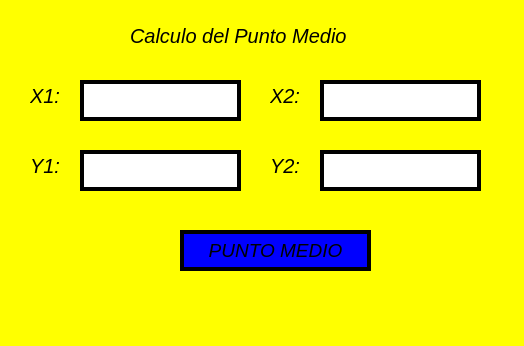
<?xml version="1.0" encoding="UTF-8"?>
<ui version="4.0">
 <class>MainWindow</class>
 <widget class="QMainWindow" name="MainWindow">
  <property name="geometry">
   <rect>
    <x>0</x>
    <y>0</y>
    <width>524</width>
    <height>346</height>
   </rect>
  </property>
  <property name="windowTitle">
   <string>MainWindow</string>
  </property>
  <property name="styleSheet">
   <string notr="true">background: color yellow
</string>
  </property>
  <widget class="QWidget" name="centralwidget">
   <widget class="QLabel" name="label_5">
    <property name="geometry">
     <rect>
      <x>270</x>
      <y>150</y>
      <width>41</width>
      <height>31</height>
     </rect>
    </property>
    <property name="font">
     <font>
      <family>MS Sans Serif</family>
      <pointsize>15</pointsize>
      <weight>50</weight>
      <italic>true</italic>
      <bold>false</bold>
     </font>
    </property>
    <property name="styleSheet">
     <string notr="true">font: italic 15pt &quot;MS Sans Serif&quot;;</string>
    </property>
    <property name="text">
     <string>Y2:</string>
    </property>
   </widget>
   <widget class="QLabel" name="label">
    <property name="geometry">
     <rect>
      <x>30</x>
      <y>80</y>
      <width>51</width>
      <height>31</height>
     </rect>
    </property>
    <property name="font">
     <font>
      <family>MS Sans Serif</family>
      <pointsize>15</pointsize>
      <weight>50</weight>
      <italic>true</italic>
      <bold>false</bold>
     </font>
    </property>
    <property name="styleSheet">
     <string notr="true">font: italic 15pt &quot;MS Sans Serif&quot;;</string>
    </property>
    <property name="text">
     <string>X1:</string>
    </property>
   </widget>
   <widget class="QLineEdit" name="txt_punto2X">
    <property name="geometry">
     <rect>
      <x>320</x>
      <y>80</y>
      <width>161</width>
      <height>41</height>
     </rect>
    </property>
    <property name="font">
     <font>
      <pointsize>15</pointsize>
      <weight>50</weight>
      <bold>false</bold>
     </font>
    </property>
    <property name="styleSheet">
     <string notr="true">border: 4px solid black;
background-color: white;
border_radius: 4px;</string>
    </property>
    <property name="text">
     <string/>
    </property>
   </widget>
   <widget class="QPushButton" name="btn_calcular">
    <property name="geometry">
     <rect>
      <x>180</x>
      <y>230</y>
      <width>191</width>
      <height>41</height>
     </rect>
    </property>
    <property name="font">
     <font>
      <family>MS Sans Serif</family>
      <pointsize>14</pointsize>
      <weight>9</weight>
      <italic>true</italic>
      <bold>false</bold>
     </font>
    </property>
    <property name="styleSheet">
     <string notr="true">background:color blue;
font: 75 italic 15pt &quot;MS Sans Serif&quot;;
font: 75 italic 14pt &quot;MS Sans Serif&quot;;
border: 4px solid black;
border_radius: 25px;
</string>
    </property>
    <property name="text">
     <string>PUNTO MEDIO</string>
    </property>
   </widget>
   <widget class="QLineEdit" name="txt_punto2Y">
    <property name="geometry">
     <rect>
      <x>320</x>
      <y>150</y>
      <width>161</width>
      <height>41</height>
     </rect>
    </property>
    <property name="font">
     <font>
      <pointsize>15</pointsize>
      <weight>50</weight>
      <bold>false</bold>
     </font>
    </property>
    <property name="styleSheet">
     <string notr="true">border: 4px solid black;
background-color: white;
border_radius: 4px;</string>
    </property>
    <property name="text">
     <string/>
    </property>
   </widget>
   <widget class="QLabel" name="label_2">
    <property name="geometry">
     <rect>
      <x>270</x>
      <y>80</y>
      <width>41</width>
      <height>31</height>
     </rect>
    </property>
    <property name="font">
     <font>
      <family>MS Sans Serif</family>
      <pointsize>15</pointsize>
      <weight>50</weight>
      <italic>true</italic>
      <bold>false</bold>
     </font>
    </property>
    <property name="styleSheet">
     <string notr="true">font: italic 15pt &quot;MS Sans Serif&quot;;</string>
    </property>
    <property name="text">
     <string>X2:</string>
    </property>
   </widget>
   <widget class="QLabel" name="label_4">
    <property name="geometry">
     <rect>
      <x>30</x>
      <y>150</y>
      <width>51</width>
      <height>31</height>
     </rect>
    </property>
    <property name="font">
     <font>
      <family>MS Sans Serif</family>
      <pointsize>15</pointsize>
      <weight>50</weight>
      <italic>true</italic>
      <bold>false</bold>
     </font>
    </property>
    <property name="styleSheet">
     <string notr="true">font: italic 15pt &quot;MS Sans Serif&quot;;</string>
    </property>
    <property name="text">
     <string>Y1:</string>
    </property>
   </widget>
   <widget class="QLineEdit" name="txt_punto1X">
    <property name="geometry">
     <rect>
      <x>80</x>
      <y>80</y>
      <width>161</width>
      <height>41</height>
     </rect>
    </property>
    <property name="font">
     <font>
      <pointsize>15</pointsize>
      <weight>50</weight>
      <bold>false</bold>
     </font>
    </property>
    <property name="styleSheet">
     <string notr="true">border: 4px solid black;
background-color: white;
border_radius: 4px;
</string>
    </property>
    <property name="text">
     <string/>
    </property>
   </widget>
   <widget class="QLineEdit" name="txt_punto1Y">
    <property name="geometry">
     <rect>
      <x>80</x>
      <y>150</y>
      <width>161</width>
      <height>41</height>
     </rect>
    </property>
    <property name="font">
     <font>
      <pointsize>15</pointsize>
      <weight>50</weight>
      <bold>false</bold>
     </font>
    </property>
    <property name="styleSheet">
     <string notr="true">border: 4px solid black;
background-color: white;
border_radius: 4px;</string>
    </property>
    <property name="text">
     <string/>
    </property>
   </widget>
   <widget class="QLabel" name="label_3">
    <property name="geometry">
     <rect>
      <x>130</x>
      <y>20</y>
      <width>311</width>
      <height>31</height>
     </rect>
    </property>
    <property name="font">
     <font>
      <family>MS Sans Serif</family>
      <pointsize>15</pointsize>
      <weight>50</weight>
      <italic>true</italic>
      <bold>false</bold>
     </font>
    </property>
    <property name="styleSheet">
     <string notr="true">font: italic 15pt &quot;MS Sans Serif&quot;;</string>
    </property>
    <property name="text">
     <string>Calculo del Punto Medio</string>
    </property>
   </widget>
  </widget>
  <widget class="QMenuBar" name="menubar">
   <property name="geometry">
    <rect>
     <x>0</x>
     <y>0</y>
     <width>524</width>
     <height>26</height>
    </rect>
   </property>
  </widget>
  <widget class="QStatusBar" name="statusbar"/>
 </widget>
 <resources/>
 <connections/>
</ui>
